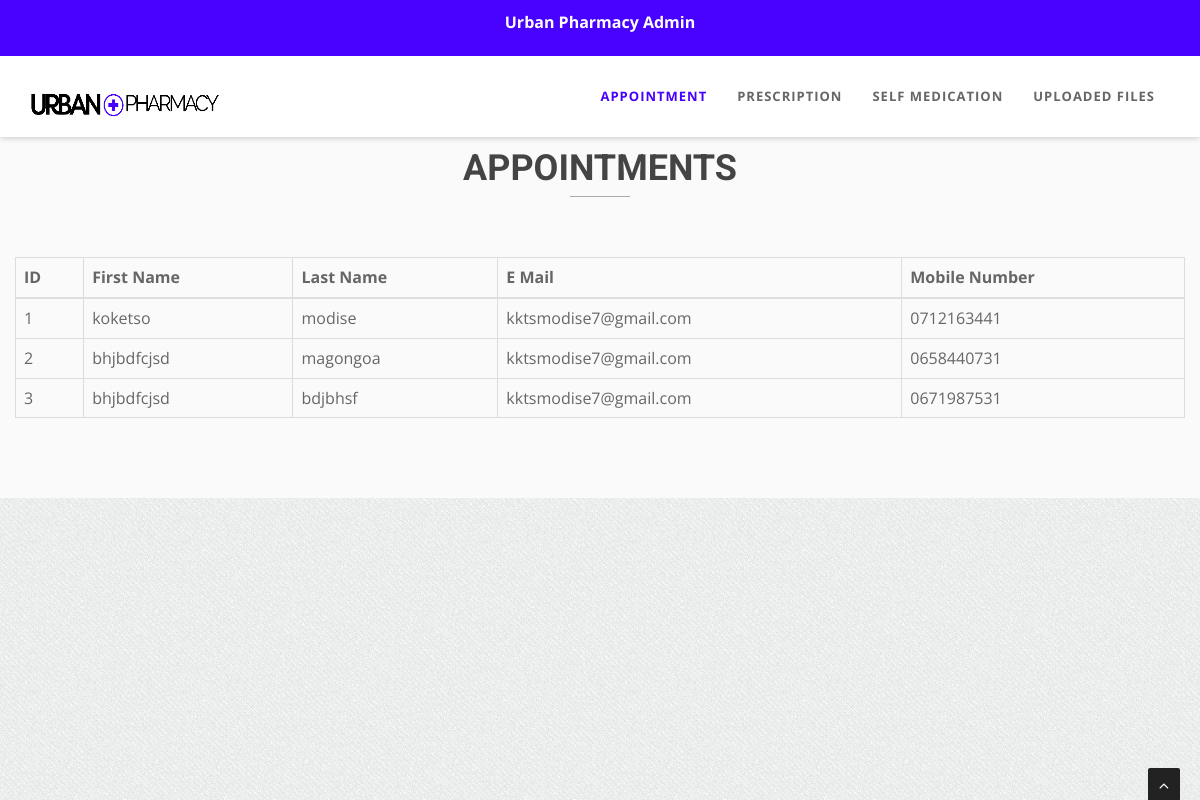
Page /admin_index.php on the committed database.
### tables this page shows
CREATE TABLE `appointment` (
  `name` varchar(50) NOT NULL,
  `surname` varchar(50) NOT NULL,
  `email` varchar(30) NOT NULL,
  `phone` varchar(10) NOT NULL,
  `id` int(11) NOT NULL
);

### admin_index.php (the view, shortened to what this page needs)
<?php
    $host='localhost';
    $username='root';
    $password='';
    $dbname = "test";
    $conn=mysqli_connect($host,$username,$password,"$dbname");
?>
<!DOCTYPE php>
<php lang="en">
<head>
    <link href="css/bootstrap.min.css" rel="stylesheet" type="text/css">
    <link href="font-awesome/css/font-awesome.min.css" rel="stylesheet" type="text/css" />
	<link rel="stylesheet" type="text/css" href="plugins/cubeportfolio/css/cubeportfolio.min.css">
	<link href="css/nivo-lightbox.css" rel="stylesheet" />
	<link href="css/nivo-lightbox-theme/default/default.css" rel="stylesheet" type="text/css" />
	<link href="css/owl.carousel.css" rel="stylesheet" media="screen" />
    <link href="css/owl.theme.css" rel="stylesheet" media="screen" />
	<link href="css/animate.css" rel="stylesheet" />
    <link href="css/style.css" rel="stylesheet">
	<link id="bodybg" href="bodybg/bg1.css" rel="stylesheet" type="text/css" />
	<link id="t-colors" href="color/default.css" rel="stylesheet">
</head>
<body id="page-top" data-spy="scroll" data-target=".navbar-custom">
<div id="wrapper">
    <nav class="navbar navbar-custom navbar-fixed-top" role="navigation">
		<div class="top-area">
			<div class="container">
				<div class="row">
					<div class="col-sm-6 col-md-12">
					<p class="bold text-center">Urban Pharmacy Admin </p>
					</div>
				</div>
			</div>
		</div>
        <div class="container navigation">
            <div class="navbar-header page-scroll">
                <a class="navbar-brand" href="admin_index.php">
                    <img src="logo.png" alt="" width="190" height="55" />
                </a>
            </div>
            <div class="collapse navbar-collapse navbar-right navbar-main-collapse">
			  <ul class="nav navbar-nav">
				<li class="active"><a href="admin_index.php">APPOINTMENT</a></li>
				<li><a href="admin_prescription.php">PRESCRIPTION</a></li>
				<li><a href="admin_self.php">SELF MEDICATION</a></li>
				<li><a href="admin_files.php">UPLOADED FILES</a></li>
			  </ul>
            </div>
        </div>
    </nav>
  <section id="pricing" class="home-section bg-gray paddingbot-60">
    <div class="container marginbot-50">
      <div class="row">
        <div class="col-lg-8 col-lg-offset-2">
          <div class="wow lightSpeedIn" data-wow-delay="0.1s">
          <div class="section-heading text-center">
          <h2 class="h-bold">APPOINTMENTS</h2>
          </div>
          </div>
          <div class="divider-short"></div>
        </div>
      </div>
    </div>
       <div class="container">
      <div class="row">
<div class="card shadow mb-8">
  <div class="card-body">
    <div class="table-responsive">
                    <?php
                    $result = mysqli_query($conn,"SELECT * FROM appointment");
                    ?>
                    <?php
                    if (mysqli_num_rows($result) > 0) {
                    ?>
                    <table class="table table-bordered" id="dataTable" width="100%" cellspacing="50">
							<thead>
							  <tr>
								<th> ID </th>
								<th> First Name </th>
								<th>Last Name </th>
								<th>E Mail</th>
								<th>Mobile Number</th>
							  </tr>
							</thead>
                    <?php
                    while($row = mysqli_fetch_array($result)) {
                    ?>
                    <tr>
                        <td><?php echo $row["id"]; ?></td>
                        <td><?php echo $row["name"]; ?></td>
                        <td><?php echo $row["surname"]; ?></td>
						<td><?php echo $row["email"]; ?></td>
						<td><?php echo $row["phone"]; ?></td>
                    </tr>
                    <?php
                    }
                    ?>
                    </table>
                     <?php
                    }
                    else{
                        echo "No result found";
                    }
                    ?>
    </div>
  </div>
</div>
      </div>
            </div>
  </section>
<a href="admin_index.php" class="scrollup"><i class="fa fa-angle-up active"></i></a>
</body>
</php>

### css/style.css (style rules this page uses)
body { width: 100%; height: 100%; font-family: 'Open Sans', sans-serif; font-weight: 300; color: #666; background-color: #ddd; font-size: 16px; line-height: 1.6em; }
h2 { font-size: 36px; }
h1, h2, h3, h4, h5, h6 { margin: 0 0 30px; font-family: 'Roboto', sans-serif; font-weight: 400; color: #444; line-height: 1em; }
h1.h-bold,h2.h-bold,h3.h-bold ,h4.h-bold ,h5.h-bold ,h6.h-bold { font-weight: 700; }
p { margin: 0 0 20px; }
p.bold { font-weight: 700; }
a { color: #666; -webkit-transition: all .2s ease-in-out; -moz-transition: all .2s ease-in-out; transition: all .2s ease-in-out; }
.top-area { -webkit-transition: all .4s ease-in-out; -moz-transition: all .4s ease-in-out; transition: all .4s ease-in-out; width: 100%; color: #fff; padding-top: 10px; padding-bottom: 10px; }
.top-area p { margin-bottom: 10px; }
.navbar-brand { padding-top: 15px; margin-top: 5px; padding-bottom: 0; }
.navbar.navbar-custom { width: inherit; margin: 0 auto; padding-bottom:0; box-shadow: 0 0 3px rgba(0,0,0,0.12); box-shadow: 0 1px 6px rgba(0,0,0,.2); -webkit-box-shadow: 0 1px 6px rgba(0,0,0,.2); -moz-box-shadow: 0 1px 6px rgba(0,0,0,.2); -o-box-shadow: 0 1px 6px rgba(0,0,0,.2); }
.navbar.navbar-custom .navigation { padding-bottom: 15px; }
.navbar { margin-bottom: 0; border-bottom: 1px solid rgba(255,255,255,.3); }
.navbar-brand { font-weight: 700; }
.navbar.navbar-custom.navbar-fixed-top { background: #fff; }
.navbar.navbar-custom { padding-top: 0; }
.navbar.navbar-custom ul.nav.navbar-nav { margin-top: 15px; -webkit-transition: all .4s ease-in-out; -moz-transition: all .4s ease-in-out; transition: all .4s ease-in-out; }
.navbar-custom ul.nav li a { font-size: 13px; letter-spacing: 1px; color: #666; text-transform: uppercase; font-weight: 700; background: transparent; }
.navbar-custom.navbar-fixed-top .nav li a:hover, .navbar-custom.navbar-fixed-top .nav li a:focus, .navbar-custom.navbar-fixed-top .nav li.active a, .navbar-custom.navbar-fixed-top .nav li.active { outline: 0; background: none; }
.divider-short { display: block; width: 60px; height: 1px; margin: 0 auto; margin-bottom: 10px; }
.marginbot-50 { margin-bottom:50px !important; }
.paddingbot-60 { padding-bottom:60px !important; }
.home-section { padding-top: 150px; display:block; position:relative; z-index:120; background-color: #fff; }
.section-heading h2 { margin-bottom: 10px; }
.divider-short,.color-dark .divider-short,.bg-gray .divider-short { background: #aaa; }
.bg-gray { background: #fafafa; }
.scrollup { position:fixed; width:32px; height:32px; bottom:0px; right:20px; background: #222; -webkit-border-radius: 2px 2px 0 0; -moz-border-radius: 2px 2px 0 0; border-radius: 2px 2px 0 0; }
a.scrollup { outline:0; text-align: center; }
a.scrollup i { margin-top: 10px; color: #fff; }

### bodybg/bg1.css (style rules this page uses)
body { background: url(../img/bodybg/bg1.png) repeat left top; }

### color/default.css (style rules this page uses)
.top-area { background: #4800ff; }
.navbar-custom.top-nav-collapse .nav li a:hover, .navbar-custom .nav li a:hover, .navbar-custom .nav li.active a,.navbar-custom.top-nav-collapse .nav li.active a { color: #4800ff; }

### rows in the picture
appointment: id "1", name "koketso", surname "modise", email "kktsmodise7@gmail.com", phone "0712163441"
appointment: id "2", name "bhjbdfcjsd", surname "magongoa", email "kktsmodise7@gmail.com", phone "0658440731"
appointment: id "3", name "bhjbdfcjsd", surname "bdjbhsf", email "kktsmodise7@gmail.com", phone "0671987531"
